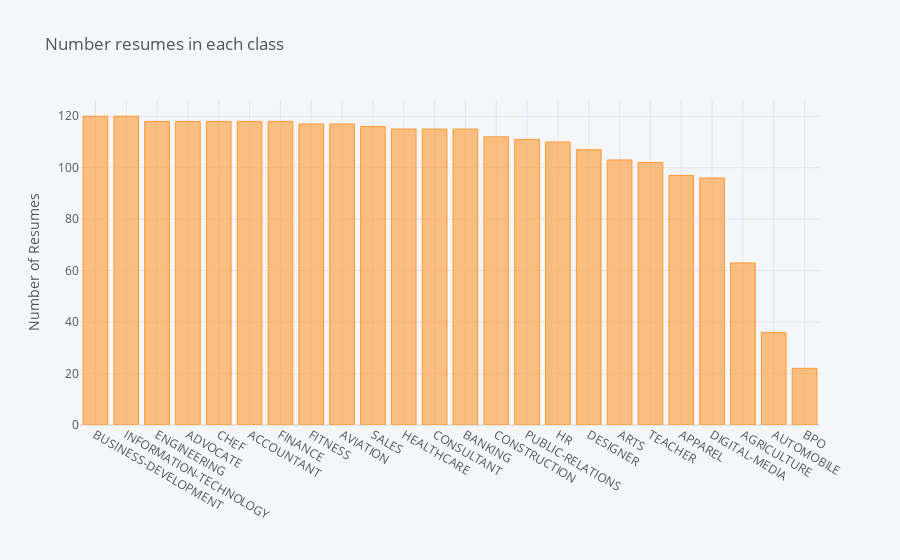

This figure's notebook cell:
### Code cell
df_base['class'].value_counts().sort_values(ascending=False).iplot(kind='bar', yTitle='Number of Resumes', 
                                                                title='Number resumes in each class')

### Figure 1 — Plotly figure (JSON) as saved in the notebook; plotly's stock layout.template omitted (floating-point values rounded to 4 significant figures)
{"data": [{"marker": {"color": "rgba(255, 153, 51, 0.6)", "line": {"color": "rgba(255, 153, 51, 1.0)", "width": 1}}, "name": "class", "orientation": "v", "text": "", "type": "bar", "x": ["BUSINESS-DEVELOPMENT", "INFORMATION-TECHNOLOGY", "ENGINEERING", "ADVOCATE", "CHEF", "ACCOUNTANT", "FINANCE", "FITNESS", "AVIATION", "SALES", "HEALTHCARE", "CONSULTANT", "BANKING", "CONSTRUCTION", "PUBLIC-RELATIONS", "HR", "DESIGNER", "ARTS", "TEACHER", "APPAREL", "DIGITAL-MEDIA", "AGRICULTURE", "AUTOMOBILE", "BPO"], "y": [120, 120, 118, 118, 118, 118, 118, 117, 117, 116, 115, 115, 115, 112, 111, 110, 107, 103, 102, 97, 96, 63, 36, 22]}], "layout": {"legend": {"bgcolor": "#F5F6F9", "font": {"color": "#4D5663"}}, "paper_bgcolor": "#F5F6F9", "plot_bgcolor": "#F5F6F9", "title": {"font": {"color": "#4D5663"}, "text": "Number resumes in each class"}, "xaxis": {"gridcolor": "#E1E5ED", "showgrid": true, "tickfont": {"color": "#4D5663"}, "title": {"font": {"color": "#4D5663"}, "text": ""}, "zerolinecolor": "#E1E5ED"}, "yaxis": {"gridcolor": "#E1E5ED", "showgrid": true, "tickfont": {"color": "#4D5663"}, "title": {"font": {"color": "#4D5663"}, "text": "Number of Resumes"}, "zerolinecolor": "#E1E5ED"}}}
